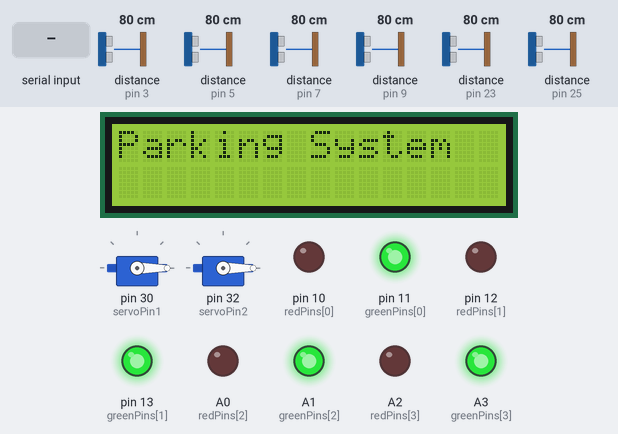
The sketch below on a simulated Arduino Mega 2560, built with avr-gcc and run on an emulated ATmega2560. On the bench: 16×2 character LCD, 2 × servo, output pins drawn as LEDs (lit = HIGH). Wiring (inferred from the names in the program): 6 × ultrasonic range finder: trigger pin 2, echo pin 3 / trigger pin 4, echo pin 5 / trigger pin 6, echo pin 7 / trigger pin 8, echo pin 9 / trigger pin 22, echo pin 23 / trigger pin 24, echo pin 25. Inputs (shaded band) come from the test bench; at power-on: distance to the obstacle (sensors on pin 3, pin 5, pin 7, pin 9, pin 23, pin 25) 80 cm. The echo pulse lasts 58.3 µs per cm; pins used as bus, display or sensor lines are not drawn; what the sketch prints to the serial monitor is not drawn.

Above: at 0.11 s.
At 1.2 s:
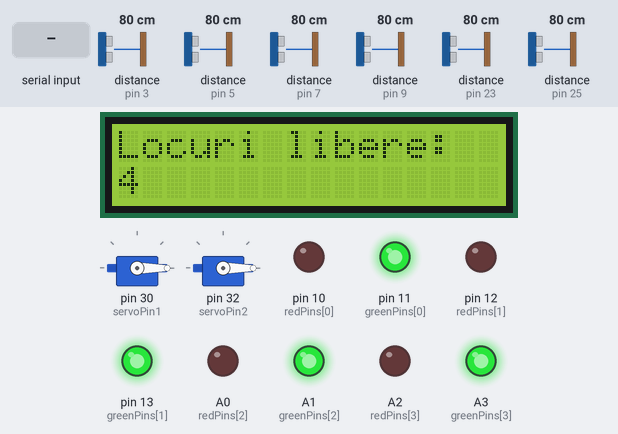
1.3 s: "OPEN\n" received over Serial
At 2.9 s:
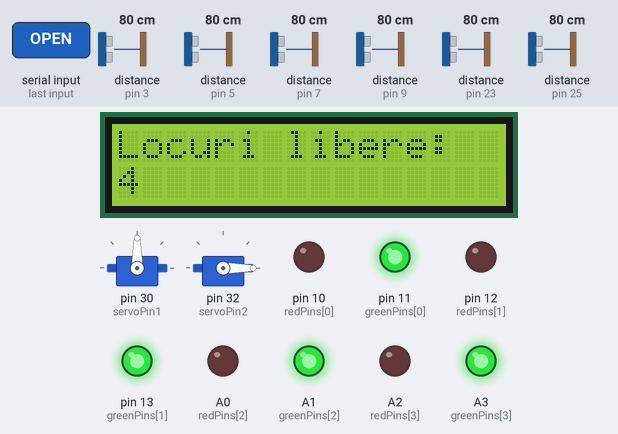
Timing chart, 0 to 4.4 s (numbered marks = the images above; inputs shaded):
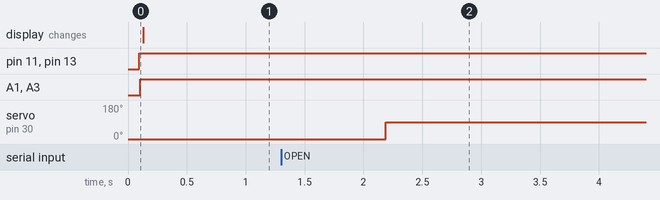

Measured:
- after the input at 1.3 s, servo on pin 30 (servoPin1): 0° → 90° after 0.89 s

The sketch:

arduino.ino
```cpp
#include <Wire.h>
#include <LiquidCrystal_I2C.h>
#include <Servo.h>

LiquidCrystal_I2C lcd_1(0x27, 16, 2);

const int trigPins[4] = {2, 4, 6, 8};
const int echoPins[4] = {3, 5, 7, 9};

const int redPins[4] = {10, 12, A0, A2};
const int greenPins[4] = {11, 13, A1, A3};

// Pinii noilor senzori ultrasonici
const int trigPin1 = 22;
const int echoPin1 = 23;
const int trigPin2 = 24;
const int echoPin2 = 25;

Servo servo1;
Servo servo2;

const int servoPin1 = 30;
const int servoPin2 = 32;

bool servo1Activated = false;
bool servo2Activated = false;

// Număr total de locuri de parcare
const int totalSpots = 4;
int freeSpots = totalSpots;

void setup() {
  lcd_1.init();
  lcd_1.backlight();
  lcd_1.setCursor(0, 0);
  lcd_1.print("Parking System");

  for (int i = 0; i < 4; i++) {
    pinMode(trigPins[i], OUTPUT);
    pinMode(echoPins[i], INPUT);
    pinMode(redPins[i], OUTPUT);
    pinMode(greenPins[i], OUTPUT);
  }

  // Configurare senzori ultrasonici suplimentari
  pinMode(trigPin1, OUTPUT);
  pinMode(echoPin1, INPUT);
  pinMode(trigPin2, OUTPUT);
  pinMode(echoPin2, INPUT);

  // Configurare servo motoare
  servo1.attach(servoPin1);
  servo2.attach(servoPin2);
  servo1.write(0);
  servo2.write(0);

  Serial.begin(9600);
}

void loop() {


  long duration1, distance1;
  long duration2, distance2;

  digitalWrite(trigPin1, LOW);
  delayMicroseconds(2);
  digitalWrite(trigPin1, HIGH);
  delayMicroseconds(10);
  digitalWrite(trigPin1, LOW);

  duration1 = pulseIn(echoPin1, HIGH);
  distance1 = (duration1 / 2) / 29.1;

  digitalWrite(trigPin2, LOW);
  delayMicroseconds(2);
  digitalWrite(trigPin2, HIGH);
  delayMicroseconds(10);
  digitalWrite(trigPin2, LOW);

  duration2 = pulseIn(echoPin2, HIGH);
  distance2 = (duration2 / 2) / 29.1;

  // Control Servo 1 (Intrare barieră)
  if (distance1 < 10 && !servo1Activated && freeSpots > 0) {

    servo1Activated = true;
    Serial.println("INTRARE");

  } else if (distance1 >= 10 && servo1Activated) {
    servo1.write(0);
    servo1Activated = false;  // Resetăm starea dacă nu mai este detectat nimic în apropiere
  }


    if (Serial.available() > 0) {
    String command = Serial.readStringUntil('\n');
    if (command == "OPEN") {
      servo1.write(90);
      Serial.println("Bariera deschisa.");


      while (true) {
        digitalWrite(trigPin1, LOW);
        delayMicroseconds(2);
        digitalWrite(trigPin1, HIGH);
        delayMicroseconds(10);
        digitalWrite(trigPin1, LOW);
        long dur = pulseIn(echoPin1, HIGH);
        long dist = (dur / 2) / 29.1;
        if (dist < 10) break;
        delay(100);
      }

      // Așteptăm ca mașina să fi trecut complet
      while (true) {
        digitalWrite(trigPin1, LOW);
        delayMicroseconds(2);
        digitalWrite(trigPin1, HIGH);
        delayMicroseconds(10);
        digitalWrite(trigPin1, LOW);
        long dur = pulseIn(echoPin1, HIGH);
        long dist = (dur / 2) / 29.1;
        if (dist >= 10) break;
        delay(100);
      }


      delay(500);
      servo1.write(0);
      freeSpots--;
    } else if (command == "CLOSE") {
      servo1.write(0);
      Serial.println("Bariera inchisa.");
    }
  }


  // Control Servo 2 (Ieșire barieră)
  if (distance2 < 10 && !servo2Activated && freeSpots < totalSpots) {
    servo2.write(90);    // Deschide servo
    //delay(3000);         // Așteaptă 3 secunde
    //servo2.write(0);     // Închide servo
    servo2Activated = true;
    freeSpots++; // Eliberează un loc de parcare


  } else if (distance2 >= 10 && servo2Activated) {
    servo2.write(0);
    servo2Activated = false;  // Resetăm starea dacă nu mai este detectat nimic în apropiere
    Serial.println("EXIT");
  }

  // Actualizăm LED-urile și afișajul LCD
  for (int i = 0; i < 4; i++) {
    long duration, distance;

    // Măsurarea distanței cu senzorul ultrasonic
    digitalWrite(trigPins[i], LOW);
    delayMicroseconds(2);
    digitalWrite(trigPins[i], HIGH);
    delayMicroseconds(10);
    digitalWrite(trigPins[i], LOW);

    duration = pulseIn(echoPins[i], HIGH);
    distance = (duration / 2) / 29.1;
    if (distance < 5) {
      digitalWrite(redPins[i], HIGH);
      digitalWrite(greenPins[i], LOW);
    } else {
      digitalWrite(redPins[i], LOW);
      digitalWrite(greenPins[i], HIGH);
    }
  }
lcd_1.clear();
lcd_1.setCursor(0, 0);

if (freeSpots == 0) {
  lcd_1.print("Parcare ocupata");
} else {
  lcd_1.print("Locuri libere: ");
  lcd_1.setCursor(0, 1);
  lcd_1.print(freeSpots);
  Serial.println(freeSpots);

}

delay(1000);
}
```
